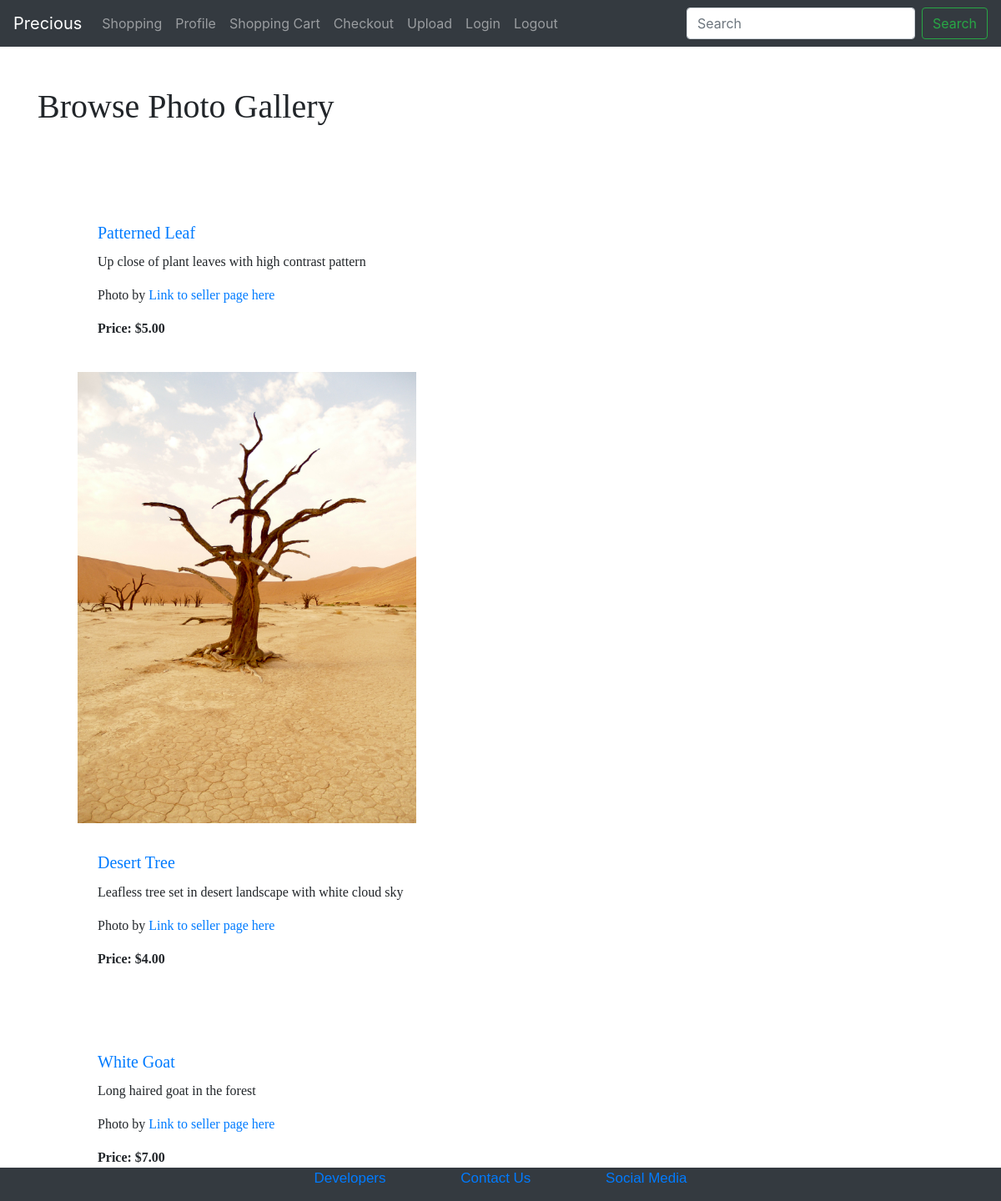
/shopping, run on the app's committed database.
### app.py (models this page shows, shortened)
class Item(db.Model):
    itemid = db.Column(db.Integer, primary_key=True, autoincrement=True)
    item_name = db.Column(db.String(100), nullable=False)
    filename = db.Column(db.String(100), nullable=False)
    item_desc = db.Column(db.String(255), nullable=False)
    price = db.Column(db.Numeric(7,2), nullable=False)
    userid = db.Column(db.Integer, db.ForeignKey('user.userid'), nullable=False)
    categoryid = db.Column(db.Integer, db.ForeignKey('category.categoryid'), nullable=False)
    cartdetails = db.relationship('CartDetails', backref='item', lazy=True)

### app.py (the view)
@app.route('/shopping')
def shopping():
    return render_template('shopping.html', items=Item.query.all())

### templates/shopping.html (shortened to what this page needs)
{% extends "layout.html" %}
{% block content %}
<html lang="en">
<head>
    <link rel="stylesheet" href="/static/css/style.css" />
</head>
<body>
    <div class="row py-5">
      <div class="col-lg-12 mx-auto">
          <h1 class="heading">Browse Photo Gallery</h1>
        </div>
    </div>
{% for item in items %}
<div class="container-fluid">
  <div class="px-lg-5">
    <div class="row">
        <div class="bg-white rounded shadow-sm"><img src="{{url_for('static', filename= 'imgs/' + item.filename)}}" alt="" class="photos">
          <div class="p-4">
            <h2> <a href="http://localhost:5000/shopping/{{item.itemid}}" class="photo-title">{{item.item_name}}</a></h2>
            <p class="photo-desc">{{item.item_desc}}</p>
            <p class="photo-desc">Photo by <a href="#" class="text-reset">
                        Link to seller page here</a></p>
              <p  class="photo-desc"><span class="font-weight-bold">Price: ${{"{:,.2f}".format(item.price)}}</span></p>
            </div>
          </div>
    </div>
  </div>
</div>
{% endfor %}
</body>
{% endblock content %}

### templates/shopping.html (style rules this page uses)
.heading { font-family: Trebuchet MS; }
.photos { max-width: 40%; }
.photo-title { font-family: Trebuchet MS; font-size: 20px; }
.photo-desc { font-family: Trebuchet MS; font-size: 16px; }

### data on the page
Item: item_name "Patterned Leaf", item_desc "Up close of plant leaves with high contrast pattern", price "5.00"
Item: filename (picture), item_name "Desert Tree", item_desc "Leafless tree set in desert landscape with white cloud sky", price "4.00"
Item: item_name "White Goat", item_desc "Long haired goat in the forest", price "7.00"
